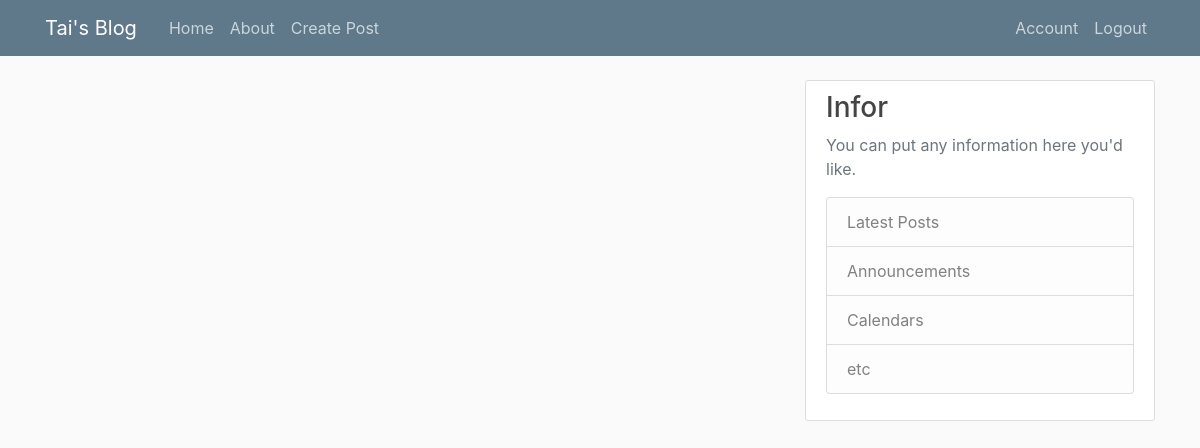
The page /home (signed in) on the database as committed earlier.
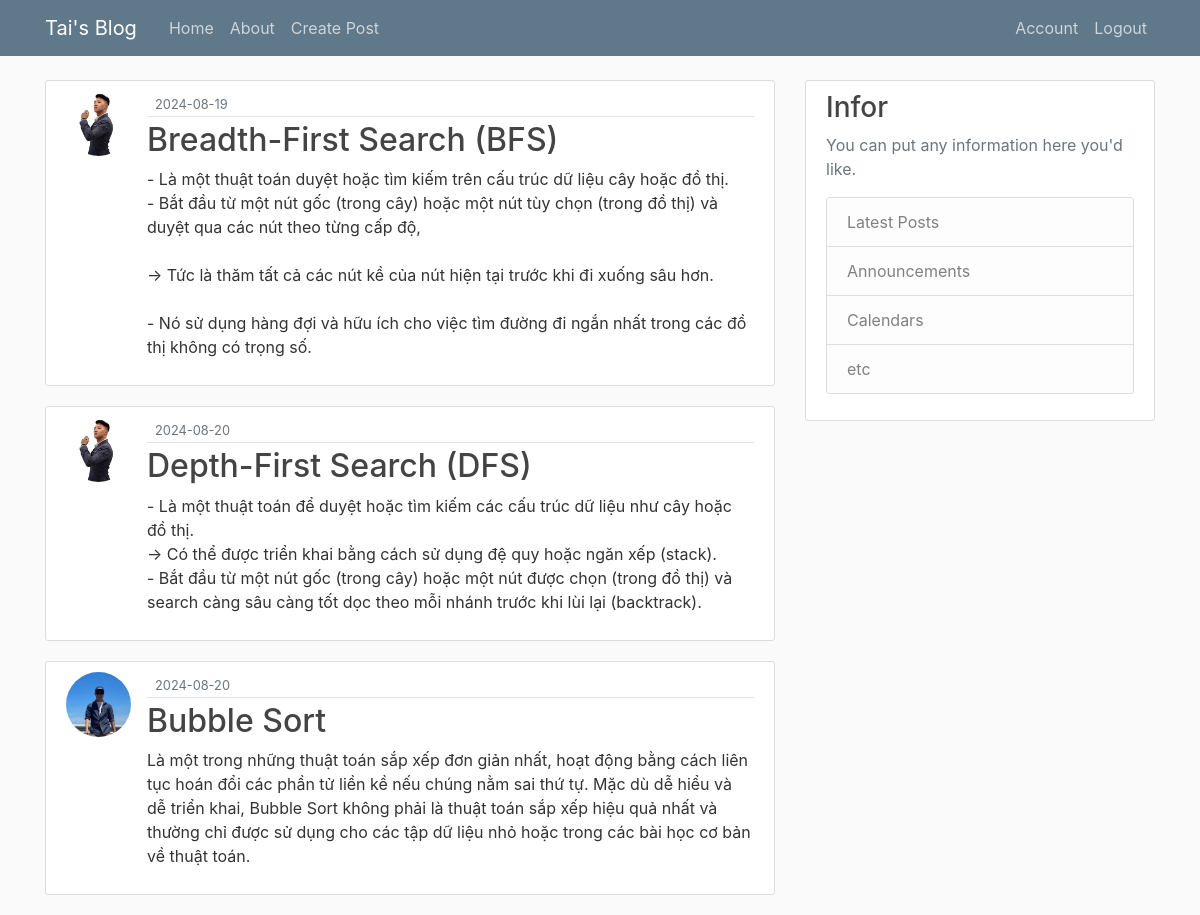
The same page on the database as committed later.
### flaskblog/models.py (models this page shows, shortened)
class Post(db.Model):
    id = db.Column(db.Integer, primary_key = True)
    title = db.Column(db.String(100), nullable=False)
    date_posted = db.Column(db.DateTime, nullable=False, default = datetime.utcnow)
    content = db.Column(db.Text, nullable = False)
    user_id = db.Column(db.Integer, db.ForeignKey('user.id'), nullable = False)

class User(db.Model, UserMixin):
    id = db.Column(db.Integer, primary_key = True)
    user_name = db.Column(db.String(20), unique = True, nullable=False)
    email = db.Column(db.String(120), unique = True, nullable=False)
    image_file = db.Column(db.String(20), nullable=False, default = 'default.jpg')
    password = db.Column(db.String(60), nullable = False)
    posts = db.relationship('Post', backref = 'author', lazy  = True)

### flaskblog/routes.py (the view)
@app.route("/")
@app.route("/home")
def home():
    posts = Post.query.all()
    return render_template('home.html', posts=posts)

### flaskblog/models.py (called while the page is built)
@login_manager.user_loader
def load_user(user_id):
    return User.query.get(int(user_id))

### flaskblog/templates/home.html (shortened to what this page needs)
{% extends "layout.html" %}
{% block content %}
    {% for post in posts %}
        <article class="media content-section">
          <img class="rounded-circle article-img" src="{{ url_for('static', filename='profile_pics/' + post.author.image_file) }}">
          <div class="media-body">
            <div class="article-metadata">
            <small class="text-muted">{{ post.date_posted.strftime('%Y-%m-%d') }}</small>
            </div>
          <h2><a class="article-title" href="{{ url_for('post', post_id=post.id) }}">{{ post.title }}</a></h2>
            <p class="article-content">{{ post.content }}</p>
          </div>
        </article>
    {% endfor %}
{% endblock content %}

Rows that differ between the two databases and show on the page:
added Post: image_file (placeholder picture), date_posted "2024-08-19", title "Breadth-First Search (BFS)", content "- Là một thuật toán duyệt hoặc tìm kiếm trên cấu trúc dữ liệu cây hoặc đồ thị. - Bắt đầu từ một nút gốc (trong cây) hoặc một nút tùy chọn (trong đồ thị) và duyệt qua các nút theo từng cấp độ, → Tức là thăm tất cả các nút kề của nút hiện tại trước khi đi xuống sâu hơn. - Nó sử dụng hàng đợi và hữu ích cho việc tìm đường đi ngắn nhất trong các đồ thị không có trọng số."
added Post: image_file (placeholder picture), date_posted "2024-08-20", title "Depth-First Search (DFS)", content "- Là một thuật toán để duyệt hoặc tìm kiếm các cấu trúc dữ liệu như cây hoặc đồ thị. → Có thể được triển khai bằng cách sử dụng đệ quy hoặc ngăn xếp (stack). - Bắt đầu từ một nút gốc (trong cây) hoặc một nút được chọn (trong đồ thị) và search càng sâu càng tốt dọc theo mỗi nhánh trước khi lùi lại (backtrack)."
added Post: image_file (picture), date_posted "2024-08-20", title "Bubble Sort", content "Là một trong những thuật toán sắp xếp đơn giản nhất, hoạt động bằng cách liên tục hoán đổi các phần tử liền kề nếu chúng nằm sai thứ tự. Mặc dù dễ hiểu và dễ triển khai, Bubble Sort không phải là thuật toán sắp xếp hiệu quả nhất và thường chỉ được sử dụng cho các tập dữ liệu nhỏ hoặc trong các bài học cơ bản về thuật toán."
